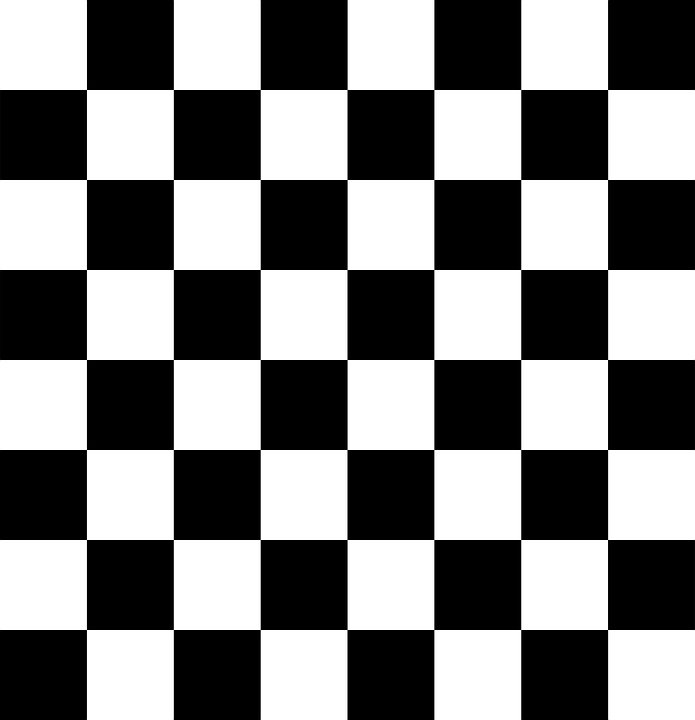
#> input picture chess.png, 695 x 720 px
$ jupyter execute HarrisCornerDetection.ipynb
#> lines starting #> are read from the running program, lines starting #| are printed output that depends on the picture; after the words box and inside, x2 and y2 are one past the last pixel; in counts of white or black regions, pixels touching at a corner belong together
[cell 1]
import cv2
import numpy as np
import pandas as pd
import matplotlib.pyplot as plt
from scipy import signal as sig
from scipy import ndimage

[cell 2]
img = cv2.imread("chess.png")
#> img is the input picture: shape (720, 695, 3); min 0, max 255, mean 127.5

[cell 3]
imgRGB = cv2.cvtColor(img, cv2.COLOR_BGR2RGB)
gray = cv2.cvtColor(imgRGB, cv2.COLOR_RGB2GRAY)

[cell 4]
plt.imshow(gray, cmap='gray')

## cv2 Harris Corner Detector in-built function

[cell 5]
dst = cv2.cornerHarris(gray,5,3,0.04)
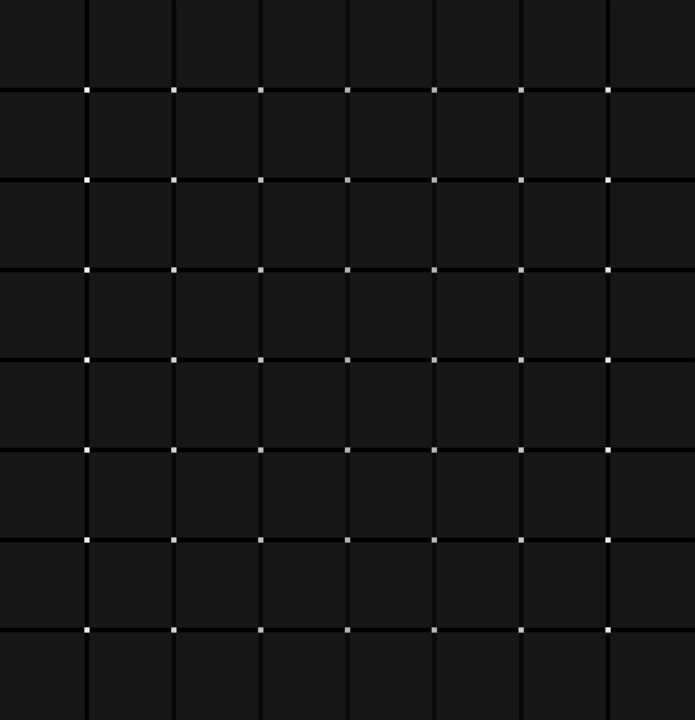
#> dst: shape (720, 695) float32; min -0.0064, max 0.064, mean -0.000316; drawn with min black and max white
dst = cv2.dilate(dst,None)

[cell 6]
img[dst>0.01*dst.max()]=[0,0,255]
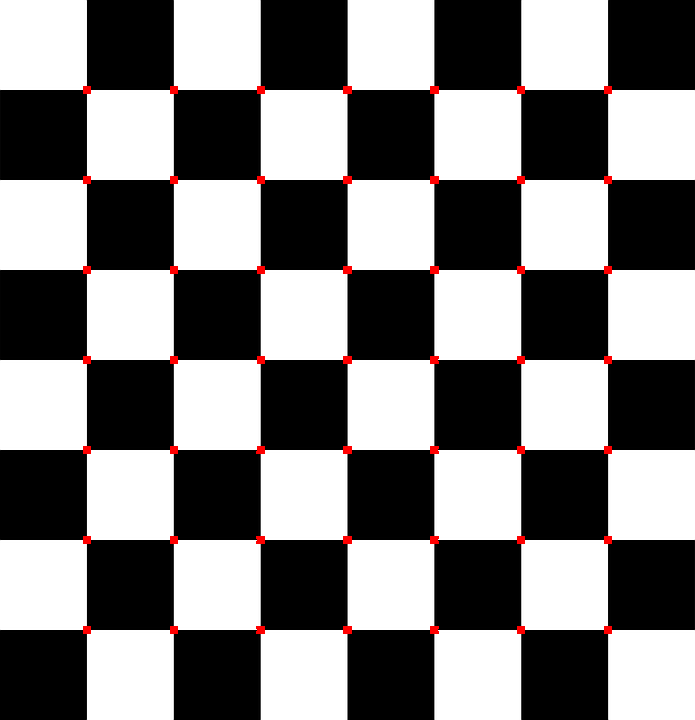
#> img: shape (720, 695, 3); 0.65% of pixels changed, all inside (x1, y1, x2, y2) = (83, 86, 612, 634)

[cell 7]
plt.figure(figsize=(10,10))
plt.imshow(img)

## Harris Corner Detector Implementation

### Spatial Derivative Calculation - Sobel filtering

[cell 8]
sobel_filter = np.array([[-1,0,1],[-2,0,2],[-1,0,1]])
I_x = sig.convolve2d(gray,sobel_filter,mode='same')
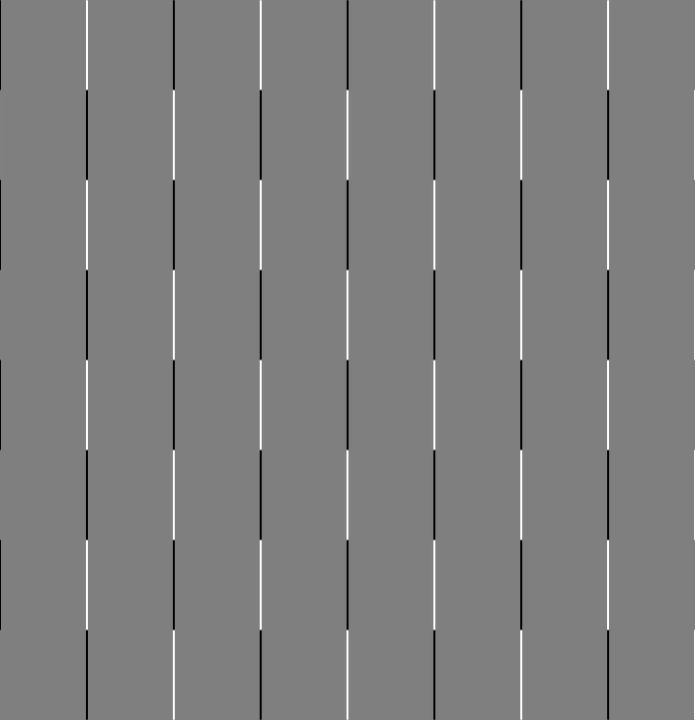
#> I_x: shape (720, 695) int64; min -1020, max 1020, mean 0; drawn with min black and max white
I_y = sig.convolve2d(gray,np.flip(sobel_filter.T, axis=0),mode='same')
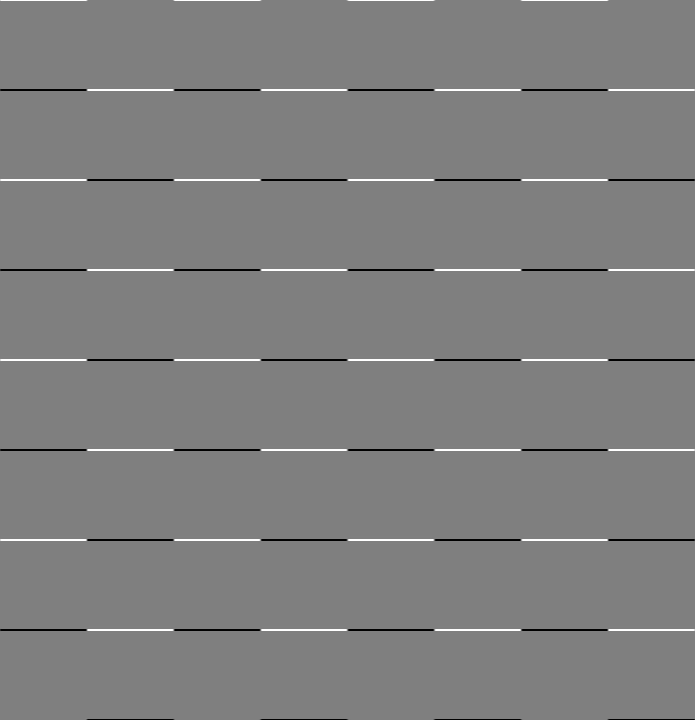
#> I_y: shape (720, 695) int64; min -1020, max 1020, mean 0; drawn with min black and max white

### Calculation for M

[cell 9]
IxIx = I_x**2
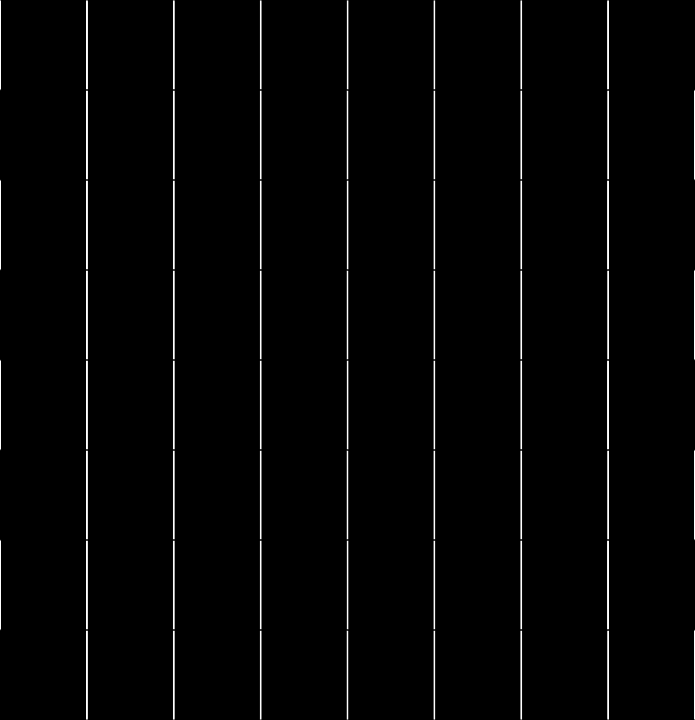
#> IxIx: shape (720, 695) int64; min 0, max 1040400, mean 18634.4; drawn with min black and max white
IyIy = I_y**2
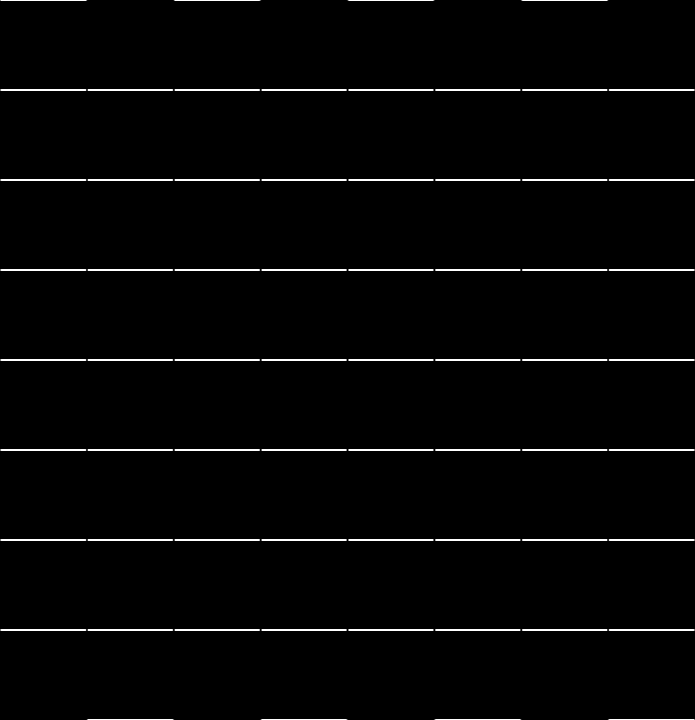
#> IyIy: shape (720, 695) int64; min 0, max 1040400, mean 21274.5; drawn with min black and max white
IxIy = I_x*I_y

[cell 10]
# Ixx = I_x**2
# Iyy = I_y**2
# Ixy = I_x*I_y

[cell 11]
# IxIx=ndimage.gaussian_filter(Ixx,sigma=1)
# IyIy=ndimage.gaussian_filter(Iyy,sigma=1)
# IxIy=ndimage.gaussian_filter(Ixy,sigma=1)

### Harris response Calculation

[cell 12]
k=0.05
detM = IxIx*IyIy - IxIy**2
#> detM: shape (720, 695) int64; every value is 0
traceM = IxIx + IyIy
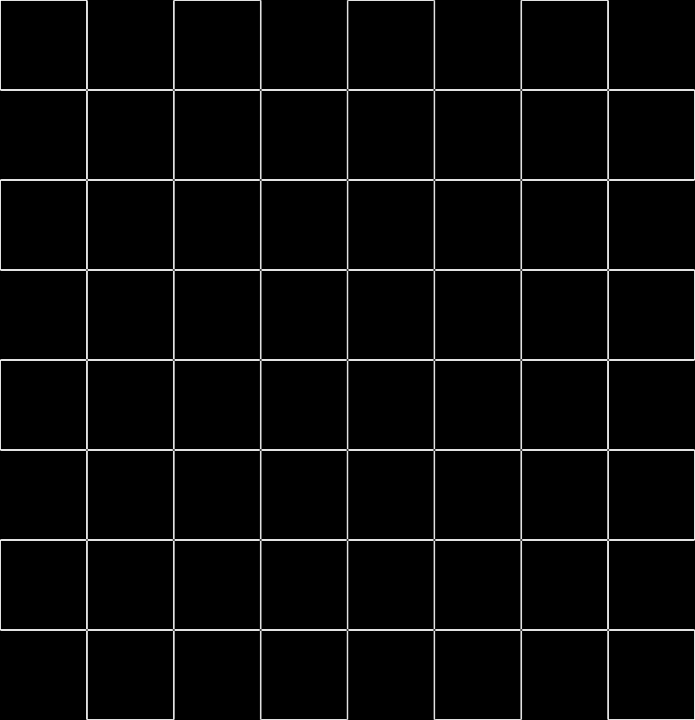
#> traceM: shape (720, 695) int64; min 0, max 1170450, mean 39908.8; drawn with min black and max white
R = detM - k*((traceM)**2)
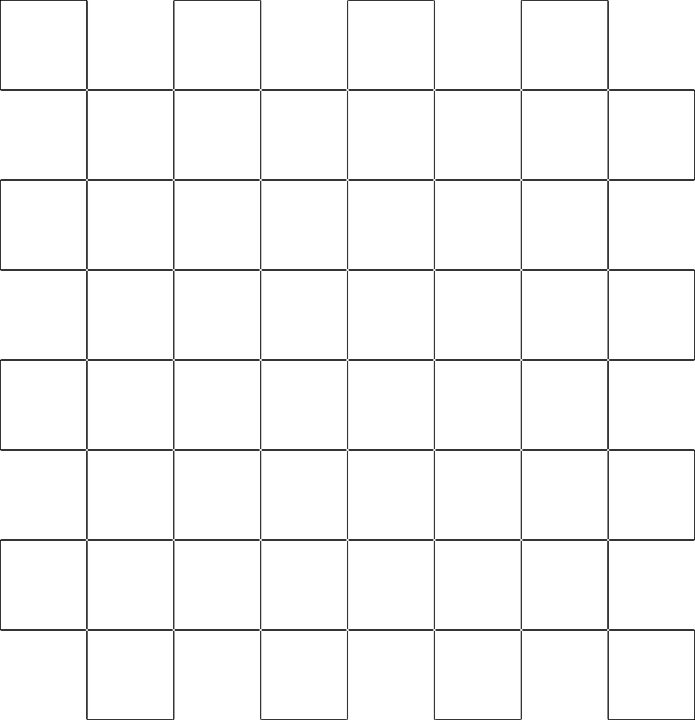
#> R: shape (720, 695) float64; min -6.85e+10, max 0, mean -1.93e+09; drawn with min black and max white

### Corner detection with R

[cell 13]
corners_img = np.copy(img)
edges_img = np.copy(img)

[cell 14]
for i in range(len(R)):
    for j in range(len(R[i])):
        r=R[i][j]
        if r > 0:
            corners_img[i, j] = [255,0,0]
        elif r < 0:
            edges_img[i,j] = [0,255,0]
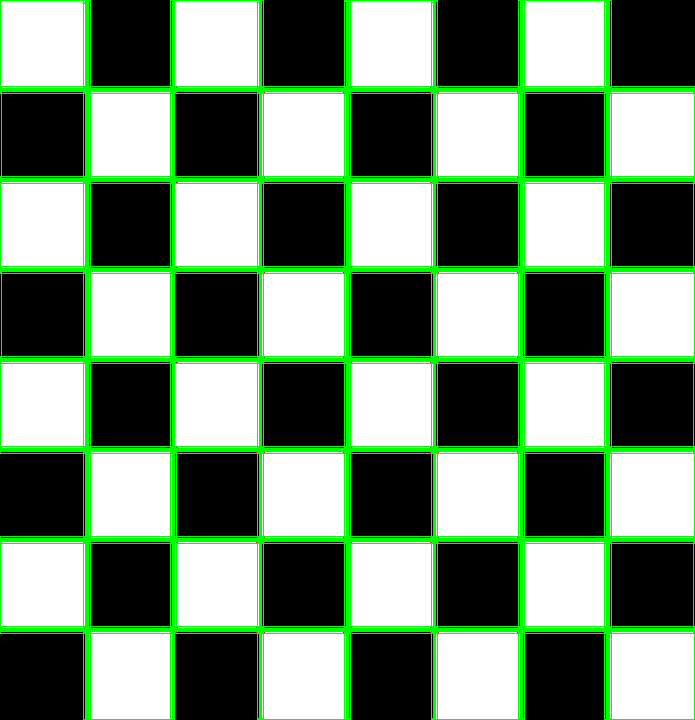
#> edges_img: shape (720, 695, 3); 11.15% of pixels changed, all inside (x1, y1, x2, y2) = (0, 0, 695, 720)

$ run again, with january.jpg saved as chess.png
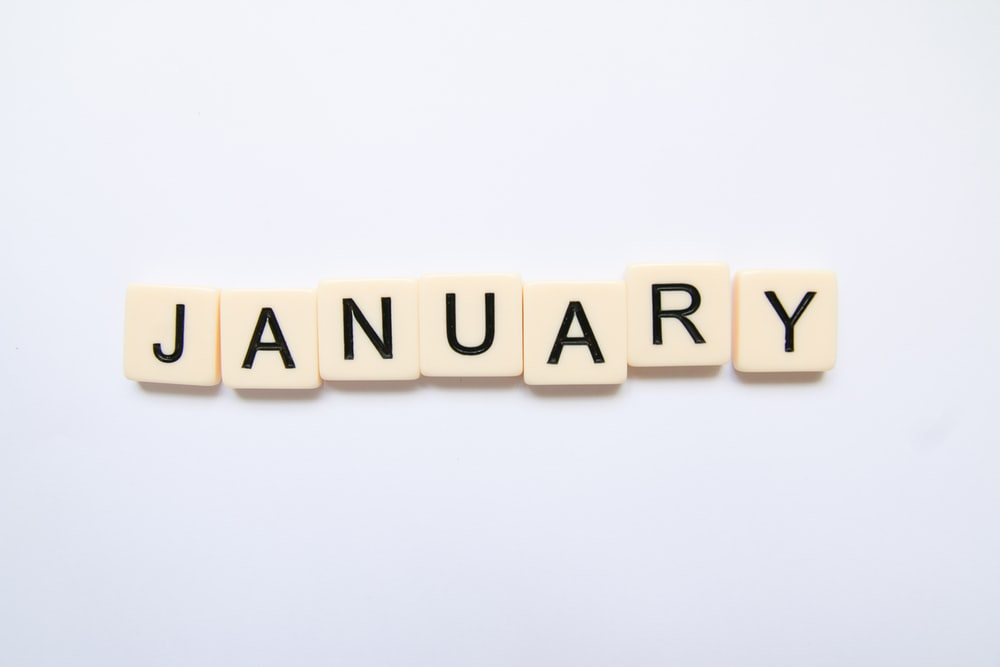
#> input picture january.jpg, 1000 x 667 px
#> img is the input picture: shape (667, 1000, 3); mean B, G, R 237.5, 232, 232.1
#> img: shape (667, 1000, 3); 0.5% of pixels changed, all inside (x1, y1, x2, y2) = (150, 281, 820, 378)
#> detM: shape (667, 1000) int64; every value is 0
#> `R = detM - k*((traceM)**2)`:
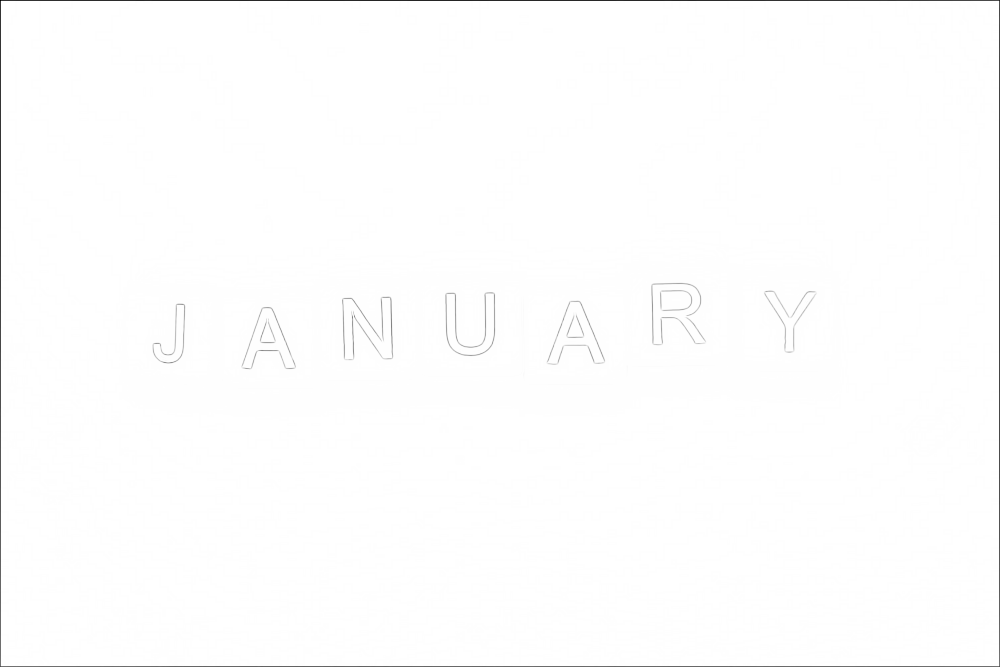
#> R: shape (667, 1000) float64; min -5.37e+10, max 0, mean -242264911.1; drawn with min black and max white
#> after the loop `for i in range(len(R)):`:
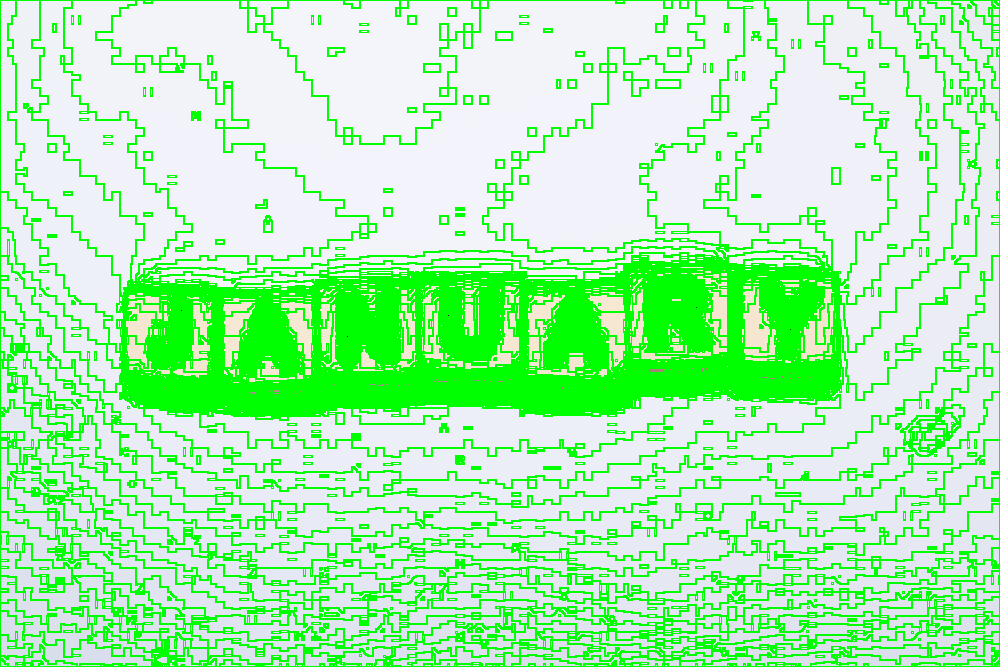
#> edges_img: shape (667, 1000, 3); mean B, G, R 178.2, 242, 171.9

$ run again, with shapes1.jpg saved as chess.png
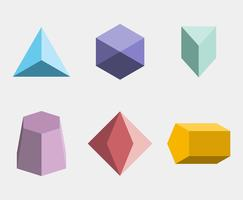
#> input picture shapes1.jpg, 243 x 200 px
#> img is the input picture: shape (200, 243, 3); mean B, G, R 214.6, 217.2, 222.1
#> img: shape (200, 243, 3); 2.63% of pixels changed, all inside (x1, y1, x2, y2) = (10, 22, 233, 179)
#> detM: shape (200, 243) int64; every value is 0
#> `traceM = IxIx + IyIy`:
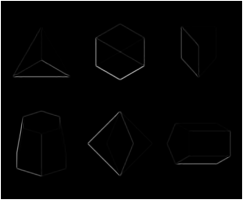
#> traceM: shape (200, 243) int64; min 0, max 1028178, mean 22964.4; drawn with min black and max white
#> after the loop `for i in range(len(R)):`:
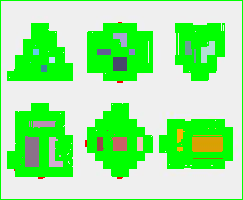
#> edges_img: shape (200, 243, 3); mean B, G, R 150.4, 238.9, 153.3
